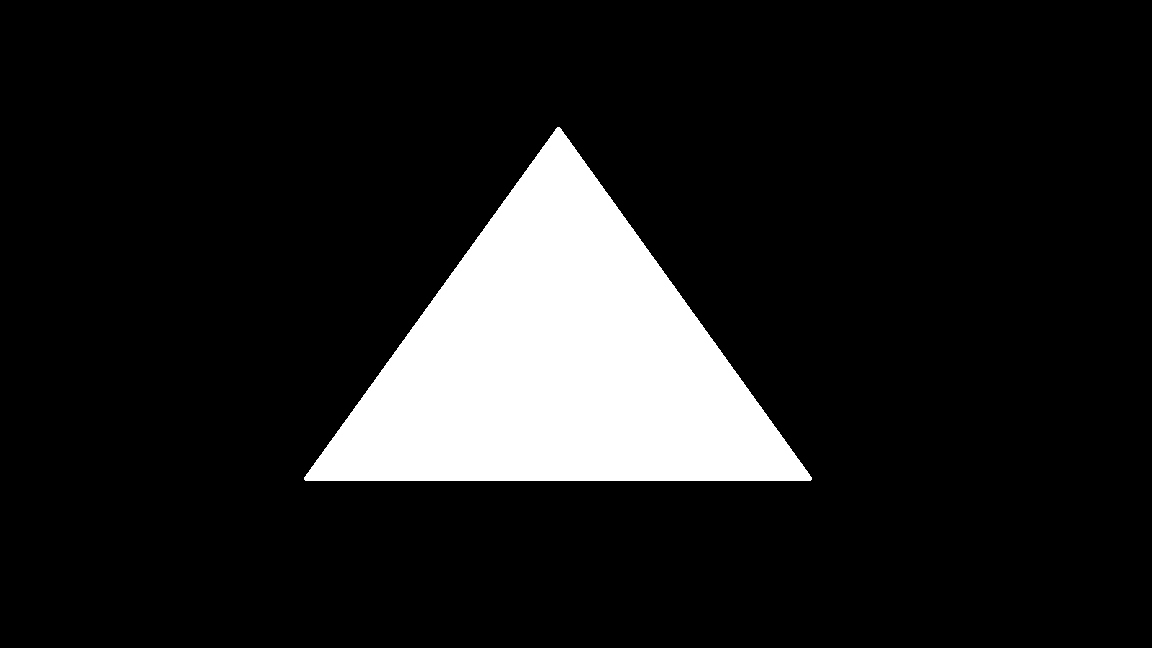
#> input picture triangle.png, 1152 x 648 px
$ python FindCircle.py
#> lines starting #> are read from the running program, lines starting #| are printed output that depends on the picture; after the words box and inside, x2 and y2 are one past the last pixel; in counts of white or black regions, pixels touching at a corner belong together; long printed decimals are rounded
import random
import time

import cv2
import math
import numpy as np
from numpy.ma import cos, sin
import matplotlib.pyplot as plt


def max_circle(f):
#> called with f = 'triangle.png'
    img = cv2.imread(f, cv2.IMREAD_COLOR)
#> img is the input picture: shape (648, 1152, 3); 12.2% white; 1 white region, box (x1, y1, x2, y2) and area: (304, 127, 812, 481) 91193
    plt.imshow(img)
    plt.show()
    img_gray = cv2.cvtColor(img, cv2.COLOR_BGR2GRAY)
#> img_gray: shape (648, 1152); 12.2% white; 1 white region
    # _, img_gray = cv2.threshold(img_gray, 0, 255, cv2.THRESH_BINARY + cv2.THRESH_OTSU)
    contours, hierarchy = cv2.findContours(img_gray, cv2.RETR_EXTERNAL, cv2.CHAIN_APPROX_SIMPLE)
#> contours = 1 contour; box (x1, y1, x2, y2) and area: (304, 127, 812, 481) 90586
    for c in contours:
        left_x = min(c[:, 0, 0])
        right_x = max(c[:, 0, 0])
        down_y = max(c[:, 0, 1])
        up_y = min(c[:, 0, 1])
        upper_r = min(right_x - left_x, down_y - up_y) / 2
        # 定义相切二分精度
        precision = math.sqrt((right_x - left_x) ** 2 + (down_y - up_y) ** 2) / (2 ** 13)
        # 构造包含轮廓的矩形的所有像素点
        n_x = 2 ** 8
        n_y = 2 ** 8
        pixel_x = np.linspace(left_x, right_x, n_x)
        pixel_y = np.linspace(up_y, down_y, n_y)
        # [pixel_x, pixel_y] = ndgrid(pixel_x, pixel_y);
        # pixel_x = reshape(pixel_x, numel(pixel_x), 1);
        # pixel_y = reshape(pixel_y, numel(pixel_y), 1);
        xx, yy = np.meshgrid(pixel_x, pixel_y)
#> this loop made 1 pass
#> (left_x, right_x, down_y, up_y, upper_r, precision, n_x, n_y) on pass 1: (304, 811, 480, 127, 176.5, 0.0754, 256, 256)
        # % 筛选出轮廓内所有像素点
    in_list = []
    for c in contours:
        for i in range(pixel_x.shape[0]):
            for j in range(pixel_x.shape[0]):
                if cv2.pointPolygonTest(c, (xx[i][j], yy[i][j]), False) > 0:
                    in_list.append((xx[i][j], yy[i][j]))
#> this loop made 1 pass
#> after the loop, in_list = 32760 items
    in_point = np.array(in_list)
#> in_point = 32760 pairs, first value 306 to 809, second value 128.4 to 478.6
    # pixel_x = in_point[:, 0]
    # pixel_y = in_point[:, 1]
    # 随机搜索百分之一像素提高内切圆半径下限
    n = len(in_point)
#> n = 32760
    rand_index = random.sample(range(n), n // 100)
#> rand_index = 327 values, max 32701 at index 109, min 37 at index 80, mean 16770.8
    rand_index.sort()
    radius = 0
    big_r = upper_r
#> big_r = 176.5
    center = None
    for rand_id in rand_index:
        tr = iterated_optimal_in_circle_radius_get(c, in_point[rand_id][0], in_point[rand_id][1], radius, big_r,precision)
        if tr > radius:
            radius = tr
            center = (in_point[rand_id][0], in_point[rand_id][1])  # 只有半径变大才允许位置变更，否则保持之前位置不变
#> this loop made 327 passes
#> (rand_id, tr, center) on passes 1, 3, 5, 6, 7, 9, 15, 17, 18, 32, 40, 41: (37, 4.61, (554.5, 138.1)), (460, 7.59, (578.4, 167.1)), (708, 8.46, (530.7, 178.2)), (746, 9.36, (530.7, 179.6)), (874, 19.81, (540.6, 183.8)), (1192, 25.47, (540.6, 193.4)), (2000, 29.45, (584.3, 212.8)), (2037, 29.52, (530.7, 214.2)), (2040, 34.26, (536.6, 214.2)), (3056, 49.61, (574.4, 233.6)), (3779, 49.79, (532.6, 246.1)), (3802, 53.57, (578.4, 246.1))
#> (tr, center) on passes 64, 77, 80, 87, 92, 96: (78.86, (544.6, 279.3)), (89.35, (548.6, 291.7)), (95.86, (552.5, 297.3)), (102.5, (554.5, 305.6)), (106.4, (556.5, 309.7)), (110.2, (558.5, 315.3))
#| 迭代半径为： 4.611
#| 迭代半径为： 7.590
#| 迭代半径为： 8.456
#| 迭代半径为： 9.359
#| 迭代半径为： 19.805
#| 迭代半径为： 25.467
#| 迭代半径为： 29.449
#| 迭代半径为： 29.521
#> (further printed lines are left out)
#> after the loop, radius = 119
    # 循环搜索剩余像素对应内切圆半径
    loops_index = [i for i in range(n) if i not in rand_index]
#> loops_index = 32433 items
    for rand_id in loops_index:
        tr = iterated_optimal_in_circle_radius_get(c, in_point[rand_id][0], in_point[rand_id][1], radius, big_r,precision)
        if tr > radius:
            radius = tr
            center = (in_point[rand_id][0], in_point[rand_id][1])  # 只有半径变大才允许位置变更，否则保持之前位置不变
#> after the loop, center = (558.5, 349.9); radius = 130.1
    # 效果测试
    plot_x = np.linspace(0, 2 * math.pi, 100)
    circle_x = center[0] + radius * cos(plot_x)
    circle_y = center[1] + radius * sin(plot_x)
    print("最终半径为", radius)
#| 最终半径为 130.095

    plt.figure()
    plt.imshow(img_gray)
    plt.plot(circle_x, circle_y)
    plt.show()
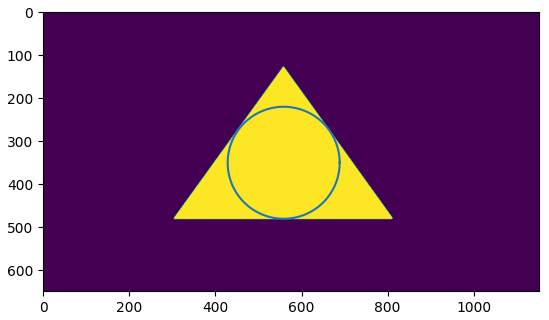
#> figure drawn by matplotlib, 1 panel


# 持续的获得圆的半径的函数
def iterated_optimal_in_circle_radius_get(contours, pixel_x, pixel_y, small_r, big_r, precision):
    radius = small_r
    circle_distribute = np.linspace(0, 2 * math.pi, 360)  # 确定圆散点剖分数360, 720
    circle_x = pixel_x + radius * cos(circle_distribute)
    circle_y = pixel_y + radius * sin(circle_distribute)
    for i in range(len(circle_y)):
        if cv2.pointPolygonTest(contours, (circle_x[i], circle_y[i]), False) < 0:  # 如果圆散集有在轮廓之外的点
            return 0
    while big_r - small_r >= precision:  # 二分法寻找最大半径
        half_r = (small_r + big_r) / 2
        circle_x = pixel_x + half_r * cos(circle_distribute)
        circle_y = pixel_y + half_r * sin(circle_distribute)
        if_out = False
        for i in range(len(circle_y)):
            if cv2.pointPolygonTest(contours, (circle_x[i], circle_y[i]), False) < 0:  # 如果圆散集有在轮廓之外的点
                big_r = half_r
                if_out = True
        if not if_out:
            small_r = half_r
    radius = small_r
    print("迭代半径为：", radius)
    return radius


if __name__ == '__main__':
    print(time.thread_time())
    max_circle('triangle.png')
    print(time.thread_time())

$ run again, with circle.png copied over triangle.png
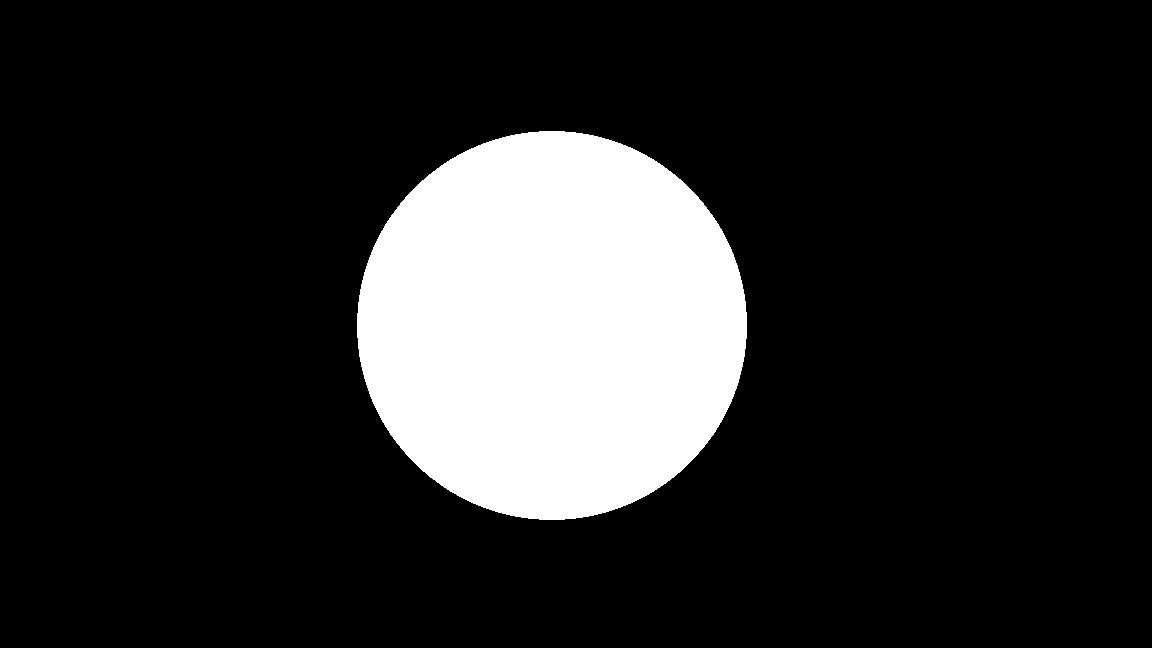
#> input picture circle.png, 1152 x 648 px
#> in max_circle, img is the input picture: shape (648, 1152, 3); 16% white; 1 white region, box (x1, y1, x2, y2) and area: (357, 131, 747, 520) 119087
#> img_gray: shape (648, 1152); 16% white; 1 white region
#> contours = 1 contour; box (x1, y1, x2, y2) and area: (357, 131, 747, 520) 118537
#> the loop in max_circle, `for c in contours:` made 1 pass
#> (left_x, right_x, down_y, up_y, upper_r, precision, n_x, n_y) on pass 1: (357, 746, 519, 131, 194, 0.0671, 256, 256)
#> the loop in max_circle, `for c in contours:` made 1 pass
#> after the loop in max_circle, `for c in contours:`: in_list = 51065 items
#> in_point = 51065 pairs, first value 358.5 to 744.5, second value 132.5 to 517.5
#> n = 51065
#> rand_index = 510 values, max 50928 at index 484, min 4 at index 313, mean 24676.9
#> big_r = 194
#> the loop in max_circle, `for rand_id in rand_index:` made 510 passes
#> (rand_id, tr, center) on passes 1, 2, 3, 4, 5, 7, 9, 12: (4, 0.521, (534, 132.5)), (74, 1.04, (579.7, 134)), (99, 3.58, (538.5, 135.6)), (154, 4.7, (529.4, 137.1)), (222, 6.09, (529.4, 138.6)), (583, 11.91, (573.6, 144.7)), (865, 17.38, (540.1, 149.3)), (965, 17.47, (524.8, 150.8))
#> (printed output is left out)
#> after the loop in max_circle, `for rand_id in rand_index:`: radius = 186.5
#> loops_index = 50555 items
#> after the loop in max_circle, `for rand_id in loops_index:`: center = (552.3, 324.2); radius = 192.7
#| 最终半径为 192.722
#> in max_circle, `plt.show()`:
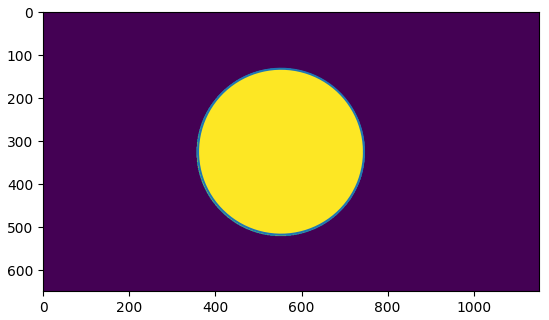
#> figure drawn by matplotlib, 1 panel
